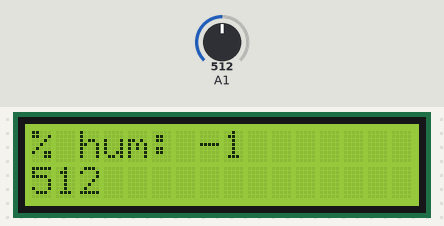
This sketch was run on a simulated Arduino Uno, built with avr-gcc and run on an emulated ATmega328P. Parts: 16×2 character LCD. The test bench sets the inputs (shaded band); at power-on: A1 = 512.

Above: at 1.2 s.
1.3 s: A1 set to 716
At 2.4 s:
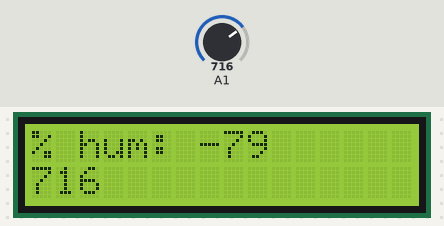
2.8 s: A1 set to 900
At 3.2 s:
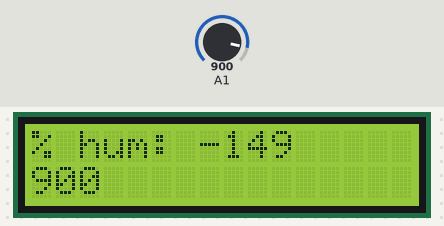
4.3 s: A1 set to 1023
At 5.7 s:
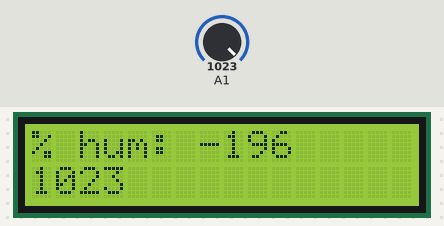
Timing chart, 0 to 7.3 s (numbered marks = the images above; inputs shaded):
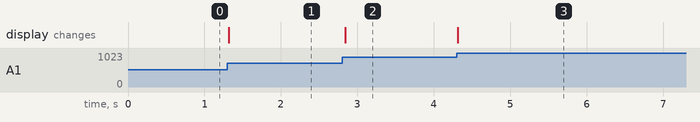

The sketch:

soil_moist_detect_avec_ecran.ino
```cpp
#include <LiquidCrystal.h>
LiquidCrystal lcd(8, 9, 4, 5, 6, 7);


void setup(){
    lcd.begin(16, 2);
    pinMode(A1, INPUT);
    Serial.begin(9600);
}

void loop(){
    lcd.setCursor(0, 0);
    int percent = map(analogRead(1), 509, 247, 0, 100);
    lcd.print("% hum: ");
    lcd.print(percent);
    lcd.setCursor(0, 1);
    lcd.print(analogRead(1));
    delay(50);
}
```

Measured:
- after the input at 1.3 s, the display: changes at once (image 1)
- after the input at 2.8 s, the display: changes at once (image 2)
- after the input at 4.3 s, the display: changes at once (image 3)
